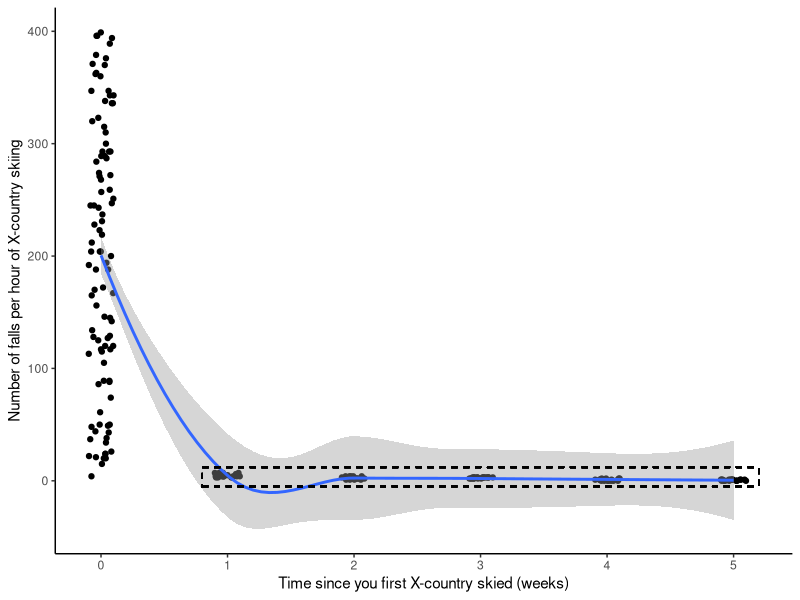
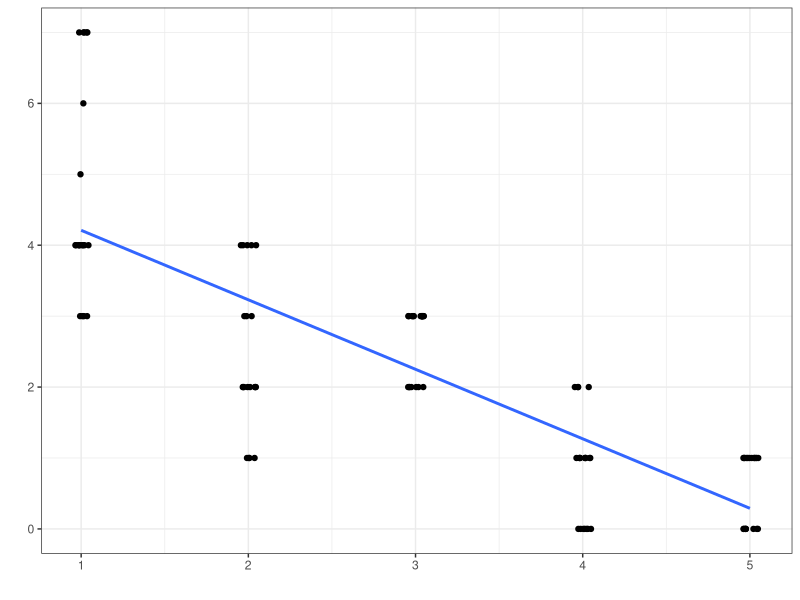

Write the R code that produced these figures, in order.
## ---- chunk 1

setwd("C:/master/other/afs/workshops/workshops/insets_in_plots")
df=data.frame(
  y=c(
    sample(c(0:400), 100, replace=T), 
    sample(c(3:7), 20, replace=T),
    sample(c(1:4), 20, replace=T),
    sample(c(2:3), 20, replace=T),
    sample(c(0:2), 20, replace=T),
    sample(c(0:1), 20, replace=T)
  ),
  x=c(
    rep(0, times=100), 
    rep(1, times=20), 
    rep(2, times=20), 
    rep(3, times=20), 
    rep(4, times=20), 
    rep(5, times=20) 
  )
)

## ---- chunk 2
require(knitr) 
require(rmarkdown)
require(ggplot2)
require(cowplot)


## ---- chunk 3

mainplot <- ggplot(data = df, aes(y = y, x = x) ) +
  geom_jitter(width = 0.1, height = 0) +
  geom_smooth()+
  geom_rect(data=df,aes(xmin=0.8,
                        xmax = 5.2,
                        ymin = -5,
                        ymax = 12), color = "black", fill=NA,
            linetype = 2)+
  xlab('Time since you first X-country skied (weeks)')+
  ylab('Number of falls per hour of X-country skiing')+
  theme_bw()+
  theme(panel.grid.major = element_blank(),
        panel.grid.minor = element_blank(),
        axis.line = element_line(colour="black", linetype="solid"),
        panel.background = element_rect(fill = "white",
                                        colour = "white", 
                                        size = 0.5, 
                                        linetype = "solid"),
        panel.border = element_blank())
mainplot

## ---- chunk 4
inset=ggplot(data=df[df$x>0,],
             aes(x=x, y=y)) +
  geom_jitter(width = 0.05, height = 0) +
  geom_smooth(method = lm, se = F)+
  xlab('')+
  ylab('')+
  theme_bw()
inset
